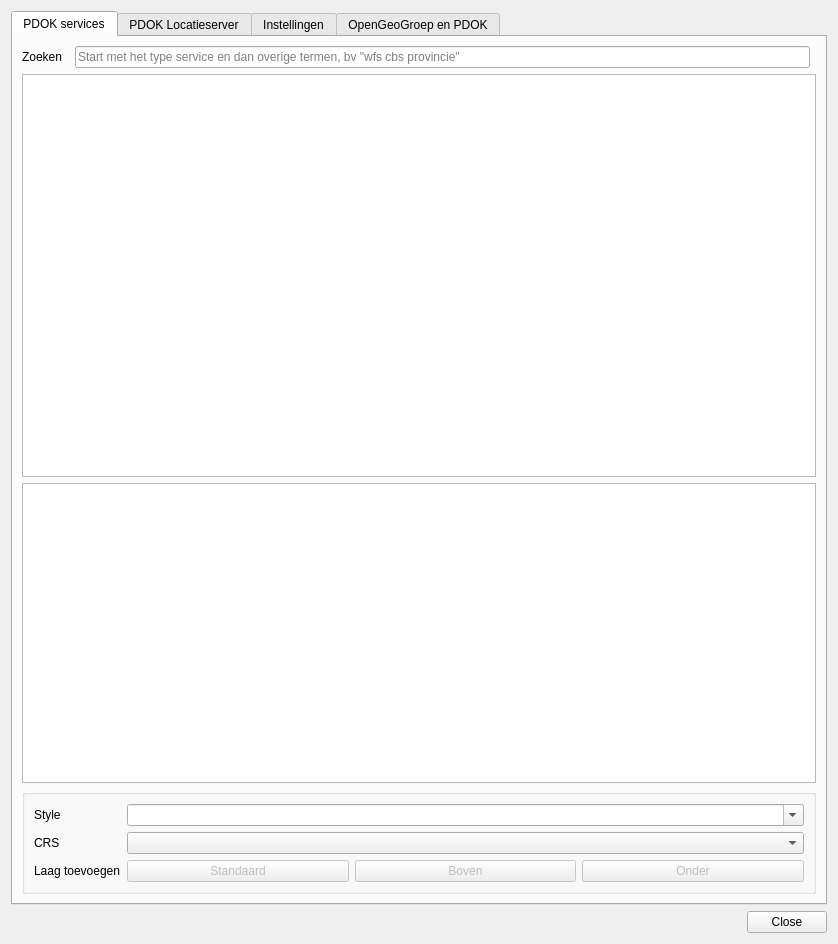
<?xml version="1.0" encoding="UTF-8"?>
<ui version="4.0">
    <class>PdokServicesPlugin</class>
    <widget class="QDialog" name="PdokServicesPlugin">
        <property name="geometry">
            <rect>
                <x>0</x>
                <y>0</y>
                <width>838</width>
                <height>944</height>
            </rect>
        </property>
        <property name="windowTitle">
            <string>PDOK Services Plugin</string>
        </property>
        <layout class="QVBoxLayout" name="verticalLayout">
            <item>
                <widget class="QTabWidget" name="tabWidget">
                    <property name="sizePolicy">
                        <sizepolicy hsizetype="Expanding" vsizetype="Expanding">
                            <horstretch>0</horstretch>
                            <verstretch>0</verstretch>
                        </sizepolicy>
                    </property>
                    <property name="currentIndex">
                        <number>0</number>
                    </property>
                    <widget class="QWidget" name="layers_tab">
                        <attribute name="title">
                            <string>PDOK services</string>
                        </attribute>
                        <layout class="QGridLayout" name="gridLayout_2">
                            <item row="1" column="0" colspan="4">
                                <widget class="QTableView" name="servicesView">
                                    <property name="sizePolicy">
                                        <sizepolicy hsizetype="Expanding" vsizetype="Expanding">
                                            <horstretch>0</horstretch>
                                            <verstretch>0</verstretch>
                                        </sizepolicy>
                                    </property>
                                    <property name="minimumSize">
                                        <size>
                                            <width>0</width>
                                            <height>0</height>
                                        </size>
                                    </property>
                                </widget>
                            </item>
                            <item row="2" column="0" colspan="4">
                                <widget class="QTextBrowser" name="layer_info">
                                    <property name="sizePolicy">
                                        <sizepolicy hsizetype="Expanding" vsizetype="Expanding">
                                            <horstretch>0</horstretch>
                                            <verstretch>0</verstretch>
                                        </sizepolicy>
                                    </property>
                                    <property name="maximumSize">
                                        <size>
                                            <width>16777215</width>
                                            <height>300</height>
                                        </size>
                                    </property>
                                    <property name="openExternalLinks">
                                        <bool>true</bool>
                                    </property>
                                </widget>
                            </item>
                            <item row="0" column="2">
                                <widget class="QLineEdit" name="layerSearch">
                                    <property name="placeholderText">
                                        <string>Start met het type service en dan overige termen, bv &quot;wfs cbs provincie&quot;</string>
                                    </property>
                                    <property name="clearButtonEnabled">
                                        <bool>true</bool>
                                    </property>
                                </widget>
                            </item>
                            <item row="0" column="0">
                                <widget class="QLabel" name="label">
                                    <property name="text">
                                        <string>Zoeken</string>
                                    </property>
                                </widget>
                            </item>
                            <item row="3" column="0" colspan="4">
                                <widget class="QGroupBox" name="layer_options_groupbox">
                                    <property name="sizePolicy">
                                        <sizepolicy hsizetype="Expanding" vsizetype="Fixed">
                                            <horstretch>0</horstretch>
                                            <verstretch>0</verstretch>
                                        </sizepolicy>
                                    </property>
                                    <property name="title">
                                        <string />
                                    </property>
                                    <layout class="QFormLayout" name="formLayout">
                                        <item row="1" column="0">
                                            <widget class="QLabel" name="wmsStyleLabel">
                                                <property name="text">
                                                    <string>Style</string>
                                                </property>
                                            </widget>
                                        </item>
                                        <item row="1" column="1">
                                            <widget class="QComboBox" name="wmsStyleComboBox">
                                                <property name="editable">
                                                    <bool>true</bool>
                                                </property>
                                            </widget>
                                        </item>
                                        <item row="3" column="0">
                                            <widget class="QLabel" name="labelCrs">
                                                <property name="text">
                                                    <string>CRS</string>
                                                </property>
                                            </widget>
                                        </item>
                                        <item row="3" column="1">
                                            <widget class="QComboBox" name="comboSelectProj" />
                                        </item>
                                        <item row="5" column="0">
                                            <widget class="QLabel" name="labelAddLayer">
                                                <property name="text">
                                                    <string>Laag toevoegen</string>
                                                </property>
                                            </widget>
                                        </item>
                                        <item row="5" column="1">
                                            <layout class="QHBoxLayout" name="horizontalLayout">
                                                <item>
                                                    <widget class="QPushButton" name="btnLoadLayer">
                                                        <property name="enabled">
                                                            <bool>false</bool>
                                                        </property>
                                                        <property name="toolTip">
                                                            <string>Boven actieve kaartlaag toevoegen</string>
                                                        </property>
                                                        <property name="text">
                                                            <string>Standaard</string>
                                                        </property>
                                                    </widget>
                                                </item>
                                                <item>
                                                    <widget class="QPushButton" name="btnLoadLayerTop">
                                                        <property name="enabled">
                                                            <bool>false</bool>
                                                        </property>
                                                        <property name="toolTip">
                                                            <string>Als bovenste kaartlaag toevoegen</string>
                                                        </property>
                                                        <property name="text">
                                                            <string>Boven</string>
                                                        </property>
                                                    </widget>
                                                </item>
                                                <item>
                                                    <widget class="QPushButton" name="btnLoadLayerBottom">
                                                        <property name="enabled">
                                                            <bool>false</bool>
                                                        </property>
                                                        <property name="toolTip">
                                                            <string>Als onderste kaartlaag toevoegen</string>
                                                        </property>
                                                        <property name="text">
                                                            <string>Onder</string>
                                                        </property>
                                                    </widget>
                                                </item>
                                            </layout>
                                        </item>
                                    </layout>
                                </widget>
                            </item>
                        </layout>
                    </widget>
                    <widget class="QWidget" name="ls_tab">
                        <attribute name="title">
                            <string>PDOK Locatieserver</string>
                        </attribute>
                        <layout class="QGridLayout" name="gridLayout_4">
                            <item row="0" column="1" colspan="2">
                                <widget class="QLineEdit" name="geocoderSearch">
                                    <property name="text">
                                        <string />
                                    </property>
                                </widget>
                            </item>
                            <item row="1" column="0" colspan="3">
                                <widget class="QGroupBox" name="groupBox_3">
                                    <property name="sizePolicy">
                                        <sizepolicy hsizetype="Preferred" vsizetype="Preferred">
                                            <horstretch>0</horstretch>
                                            <verstretch>0</verstretch>
                                        </sizepolicy>
                                    </property>
                                    <property name="title">
                                        <string>Zoek alleen type (zie https://github.com/PDOK/locatieserver/wiki/Zoekvoorbeelden-Locatieserver voor defaults)</string>
                                    </property>
                                    <layout class="QGridLayout" name="gridLayout_5">
                                        <item row="1" column="0">
                                            <widget class="QCheckBox" name="cbx_wpl">
                                                <property name="text">
                                                    <string>Woonplaats</string>
                                                </property>
                                                <property name="checked">
                                                    <bool>true</bool>
                                                </property>
                                            </widget>
                                        </item>
                                        <item row="0" column="0">
                                            <widget class="QCheckBox" name="cbx_gem">
                                                <property name="text">
                                                    <string>Gemeente</string>
                                                </property>
                                                <property name="checked">
                                                    <bool>true</bool>
                                                </property>
                                            </widget>
                                        </item>
                                        <item row="3" column="0">
                                            <widget class="QCheckBox" name="cbx_pcd">
                                                <property name="text">
                                                    <string>Postcode</string>
                                                </property>
                                                <property name="checked">
                                                    <bool>true</bool>
                                                </property>
                                            </widget>
                                        </item>
                                        <item row="2" column="0">
                                            <widget class="QCheckBox" name="cbx_weg">
                                                <property name="text">
                                                    <string>Weg (BAG openbare ruimte)</string>
                                                </property>
                                                <property name="checked">
                                                    <bool>true</bool>
                                                </property>
                                            </widget>
                                        </item>
                                        <item row="1" column="1">
                                            <widget class="QCheckBox" name="cbx_pcl">
                                                <property name="text">
                                                    <string>Perceel</string>
                                                </property>
                                                <property name="checked">
                                                    <bool>true</bool>
                                                </property>
                                            </widget>
                                        </item>
                                        <item row="2" column="1">
                                            <widget class="QCheckBox" name="cbx_hmp">
                                                <property name="text">
                                                    <string>Hectometerpaal</string>
                                                </property>
                                                <property name="checked">
                                                    <bool>true</bool>
                                                </property>
                                            </widget>
                                        </item>
                                        <item row="0" column="1">
                                            <widget class="QCheckBox" name="cbx_adr">
                                                <property name="text">
                                                    <string>Adres</string>
                                                </property>
                                                <property name="checked">
                                                    <bool>true</bool>
                                                </property>
                                            </widget>
                                        </item>
                                        <item row="3" column="1">
                                            <widget class="QPushButton" name="pushButton">
                                                <property name="sizePolicy">
                                                    <sizepolicy hsizetype="Minimum" vsizetype="Fixed">
                                                        <horstretch>0</horstretch>
                                                        <verstretch>0</verstretch>
                                                    </sizepolicy>
                                                </property>
                                                <property name="text">
                                                    <string>Toggle All/None</string>
                                                </property>
                                            </widget>
                                        </item>
                                    </layout>
                                </widget>
                            </item>
                            <item row="0" column="0">
                                <widget class="QLabel" name="label_6">
                                    <property name="text">
                                        <string>Zoek (ook voor snelzoektoolbar)</string>
                                    </property>
                                </widget>
                            </item>
                            <item row="3" column="0" colspan="3">
                                <widget class="QTableView" name="geocoderResultView" />
                            </item>
                            <item row="4" column="0" colspan="3">
                                <widget class="QTextBrowser" name="lookupinfo">
                                    <property name="openExternalLinks">
                                        <bool>true</bool>
                                    </property>
                                </widget>
                            </item>
                            <item row="2" column="0">
                                <widget class="QLabel" name="label_2">
                                    <property name="text">
                                        <string>Filter resultaten hieronder op:</string>
                                    </property>
                                </widget>
                            </item>
                            <item row="2" column="1" colspan="2">
                                <widget class="QLineEdit" name="geocoderResultSearch" />
                            </item>
                        </layout>
                    </widget>
                    <widget class="QWidget" name="settings_tab">
                        <attribute name="title">
                            <string>Instellingen</string>
                        </attribute>
                        <widget class="QWidget" name="formLayoutWidget">
                            <property name="geometry">
                                <rect>
                                    <x>10</x>
                                    <y>10</y>
                                    <width>791</width>
                                    <height>281</height>
                                </rect>
                            </property>
                            <layout class="QFormLayout" name="formLayout">
                                <item row="0" column="1">
                                    <widget class="QSpinBox" name="nr_favs_input">
                                        <property name="sizePolicy">
                                            <sizepolicy hsizetype="Fixed" vsizetype="Fixed">
                                                <horstretch>0</horstretch>
                                                <verstretch>0</verstretch>
                                            </sizepolicy>
                                        </property>
                                        <property name="minimum">
                                            <number>1</number>
                                        </property>
                                        <property name="maximum">
                                            <number>10</number>
                                        </property>
                                    </widget>
                                </item>
                                <item row="0" column="0">
                                    <widget class="QLabel" name="nr_favs_label">
                                        <property name="text">
                                            <string>Aantal favorieten</string>
                                        </property>
                                    </widget>
                                </item>
                            </layout>
                        </widget>
                    </widget>
                    <widget class="QWidget" name="about_tab">
                        <attribute name="title">
                            <string>OpenGeoGroep en PDOK</string>
                        </attribute>
                        <layout class="QGridLayout" name="gridLayout_3">
                            <item row="0" column="0">
                                <widget class="QTextBrowser" name="webView">
                                    <property name="html">
                                        <string>&lt;!DOCTYPE HTML PUBLIC &quot;-//W3C//DTD HTML 4.0//EN&quot; &quot;http://www.w3.org/TR/REC-html40/strict.dtd&quot;&gt;
&lt;html&gt;&lt;head&gt;&lt;meta name=&quot;qrichtext&quot; content=&quot;1&quot; /&gt;&lt;style type=&quot;text/css&quot;&gt;
p, li { white-space: pre-wrap; }
&lt;/style&gt;&lt;/head&gt;&lt;body style=&quot; font-family:'MS Shell Dlg 2'; font-size:8.25pt; font-weight:400; font-style:normal;&quot;&gt;
&lt;h1 style=&quot; margin-top:18px; margin-bottom:12px; margin-left:0px; margin-right:0px; -qt-block-indent:0; text-indent:0px; line-height:162.5%;&quot;&gt;&lt;span style=&quot; font-family:'Helvetica Neue','Helvetica','Arial','sans-serif'; font-size:11pt; font-weight:600; color:#444444;&quot;&gt;QGIS plugin voor PDOK services&lt;/span&gt;&lt;span style=&quot; font-family:'Helvetica Neue','Helvetica','Arial','sans-serif'; font-size:11pt; font-weight:296; color:#444444;&quot;&gt; &lt;/span&gt;&lt;/h1&gt;
&lt;p style=&quot; margin-top:12px; margin-bottom:12px; margin-left:0px; margin-right:0px; -qt-block-indent:0; text-indent:0px; line-height:162.5%;&quot;&gt;&lt;span style=&quot; font-family:'Helvetica Neue','Helvetica','Arial','sans-serif'; font-size:11pt; font-weight:296; color:#444444;&quot;&gt;Deze plugin wordt gemaakt door Richard Duivenvoorde (&lt;/span&gt;&lt;a href=&quot;http://www.zuidt.nl&quot;&gt;&lt;span style=&quot; font-family:'Helvetica Neue','Helvetica','Arial','sans-serif'; font-size:11pt; font-weight:296; text-decoration: underline; color:#0000ff;&quot;&gt;Zuidt&lt;/span&gt;&lt;/a&gt;&lt;span style=&quot; font-family:'Helvetica Neue','Helvetica','Arial','sans-serif'; font-size:11pt; font-weight:296; color:#444444;&quot;&gt;). &lt;br /&gt;&lt;br /&gt;De code van deze plugin is te vinden op &lt;/span&gt;&lt;a href=&quot;https://github.com/rduivenvoorde/pdokservicesplugin&quot;&gt;&lt;span style=&quot; font-family:'Helvetica Neue','Helvetica','Arial','sans-serif'; font-size:11pt; font-weight:296; text-decoration: underline; color:#0000ff;&quot;&gt;Github&lt;/span&gt;&lt;/a&gt;&lt;span style=&quot; font-family:'Helvetica Neue','Helvetica','Arial','sans-serif'; font-size:11pt; font-weight:296; color:#444444;&quot;&gt;. Bugs kunt u daar melden. &lt;/span&gt;&lt;/p&gt;
&lt;h2 style=&quot; margin-top:16px; margin-bottom:12px; margin-left:0px; margin-right:0px; -qt-block-indent:0; text-indent:0px; line-height:162.5%;&quot;&gt;&lt;span style=&quot; font-family:'Helvetica Neue','Helvetica','Arial','sans-serif'; font-size:11pt; font-weight:600; color:#444444;&quot;&gt;PDOK&lt;/span&gt;&lt;span style=&quot; font-family:'Helvetica Neue','Helvetica','Arial','sans-serif'; font-size:11pt; font-weight:296; color:#444444;&quot;&gt; &lt;/span&gt;&lt;/h2&gt;
&lt;p style=&quot; margin-top:12px; margin-bottom:12px; margin-left:0px; margin-right:0px; -qt-block-indent:0; text-indent:0px; line-height:162.5%;&quot;&gt;&lt;img src=&quot;:/plugins/pdokservicesplugin/resources/pdok.png&quot; style=&quot;float: left;&quot; /&gt;&lt;span style=&quot; font-family:'Helvetica Neue','Helvetica','Arial','sans-serif'; font-size:11pt; font-weight:296; color:#444444;&quot;&gt; &lt;/span&gt;&lt;a href=&quot;http://www.pdok.nl&quot;&gt;&lt;span style=&quot; font-family:'Helvetica Neue','Helvetica','Arial','sans-serif'; font-size:11pt; font-weight:296; text-decoration: underline; color:#0000ff;&quot;&gt;PDOK&lt;/span&gt;&lt;/a&gt;&lt;span style=&quot; font-family:'Helvetica Neue','Helvetica','Arial','sans-serif'; font-size:11pt; font-weight:296; color:#444444;&quot;&gt; stelt webservices beschikbaar van landsdekkende geo-informatie afkomstig van overheden. Deze data komen rechtstreeks bij de bron vandaan, d.w.z. dat overheidsorganisaties bronhouder van deze data zijn. Daardoor zijn de data actueel en betrouwbaar. Bovendien zijn ze door elke afnemer (overheid, bedrijf, particulier) kosteloos te gebruiken. &lt;/span&gt;&lt;/p&gt;
&lt;p style=&quot; margin-top:12px; margin-bottom:12px; margin-left:0px; margin-right:0px; -qt-block-indent:0; text-indent:0px; line-height:162.5%;&quot;&gt;&lt;span style=&quot; font-family:'Helvetica Neue','Helvetica','Arial','sans-serif'; font-size:11pt; font-weight:296; color:#444444;&quot;&gt;De lijst van services en lagen in deze plugin worden met behulp van het &lt;/span&gt;&lt;span style=&quot; font-family:'monospace'; font-size:11pt; font-weight:296; color:#444444;&quot;&gt;pdokservicesspider&lt;/span&gt;&lt;span style=&quot; font-family:'Helvetica Neue','Helvetica','Arial','sans-serif'; font-size:11pt; font-weight:296; color:#444444;&quot;&gt; script gegeneerd (te vinden op &lt;/span&gt;&lt;a href=&quot;https://github.com/rduivenvoorde/pdokservicesplugin&quot;&gt;&lt;span style=&quot; font-family:'Helvetica Neue','Helvetica','Arial','sans-serif'; font-size:11pt; font-weight:296; text-decoration: underline; color:#0000ff;&quot;&gt;Github&lt;/span&gt;&lt;/a&gt;&lt;span style=&quot; font-family:'Helvetica Neue','Helvetica','Arial','sans-serif'; font-size:11pt; font-weight:296; color:#444444;&quot;&gt;). Dit script genereert deze lijst op basis van de &lt;/span&gt;&lt;a href=&quot;https://www.nationaalgeoregister.nl/geonetwork/srv/dut/csw?service=CSW&amp;amp;request=GetCapabilities&amp;amp;version=2.0.2&quot;&gt;&lt;span style=&quot; font-family:'Helvetica Neue','Helvetica','Arial','sans-serif'; font-size:11pt; font-weight:296; text-decoration: underline; color:#0000ff;&quot;&gt;CSW service&lt;/span&gt;&lt;/a&gt;&lt;span style=&quot; font-family:'Helvetica Neue','Helvetica','Arial','sans-serif'; font-size:11pt; font-weight:296; color:#444444;&quot;&gt; van het &lt;/span&gt;&lt;a href=&quot;https://www.nationaalgeoregister.nl/&quot;&gt;&lt;span style=&quot; font-family:'Helvetica Neue','Helvetica','Arial','sans-serif'; font-size:11pt; font-weight:296; text-decoration: underline; color:#0000ff;&quot;&gt;Nationaal Georegister&lt;/span&gt;&lt;/a&gt;&lt;span style=&quot; font-family:'Helvetica Neue','Helvetica','Arial','sans-serif'; font-size:11pt; font-weight:296; color:#444444;&quot;&gt;. &lt;/span&gt;&lt;/p&gt;
&lt;h2 style=&quot; margin-top:16px; margin-bottom:12px; margin-left:0px; margin-right:0px; -qt-block-indent:0; text-indent:0px; line-height:162.5%;&quot;&gt;&lt;span style=&quot; font-family:'Helvetica Neue','Helvetica','Arial','sans-serif'; font-size:11pt; font-weight:600; color:#444444;&quot;&gt;OpenGeoGroep. Anders denken, Anders doen...&lt;/span&gt;&lt;span style=&quot; font-family:'Helvetica Neue','Helvetica','Arial','sans-serif'; font-size:11pt; font-weight:296; color:#444444;&quot;&gt; &lt;/span&gt;&lt;/h2&gt;
&lt;p style=&quot; margin-top:12px; margin-bottom:12px; margin-left:0px; margin-right:0px; -qt-block-indent:0; text-indent:0px; line-height:162.5%;&quot;&gt;&lt;img src=&quot;:/plugins/pdokservicesplugin/resources/ogg.gif&quot; style=&quot;float: left;&quot; /&gt;&lt;span style=&quot; font-family:'Helvetica Neue','Helvetica','Arial','sans-serif'; font-size:11pt; font-weight:296; color:#444444;&quot;&gt;De &lt;/span&gt;&lt;a href=&quot;http://www.opengeogroep.nl&quot;&gt;&lt;span style=&quot; font-family:'Helvetica Neue','Helvetica','Arial','sans-serif'; font-size:11pt; font-weight:296; text-decoration: underline; color:#0000ff;&quot;&gt;OpenGeoGroep&lt;/span&gt;&lt;/a&gt;&lt;span style=&quot; font-family:'Helvetica Neue','Helvetica','Arial','sans-serif'; font-size:11pt; font-weight:296; color:#444444;&quot;&gt; is een commerciele ICT-dienstverlener die diensten en oplossingen biedt voor geo-informatie vraagstukken. Al onze diensten zijn leveranciersonafhankelijk. De OpenGeoGroep onderscheidt zich door het aanbieden van diensten en innovatieve oplossingen gebaseerd op professionele Open Source Software en op basis van Open Standaarden.&lt;/span&gt;&lt;span style=&quot; font-family:'Ubuntu'; font-size:11pt;&quot;&gt; &lt;/span&gt;&lt;/p&gt;&lt;/body&gt;&lt;/html&gt;</string>
                                    </property>
                                    <property name="openExternalLinks">
                                        <bool>true</bool>
                                    </property>
                                </widget>
                            </item>
                        </layout>
                    </widget>
                </widget>
            </item>
            <item>
                <widget class="QDialogButtonBox" name="buttonBox">
                    <property name="orientation">
                        <enum>Qt::Horizontal</enum>
                    </property>
                    <property name="standardButtons">
                        <set>QDialogButtonBox::Close</set>
                    </property>
                </widget>
            </item>
        </layout>
    </widget>
    <resources />
    <connections />
</ui>
